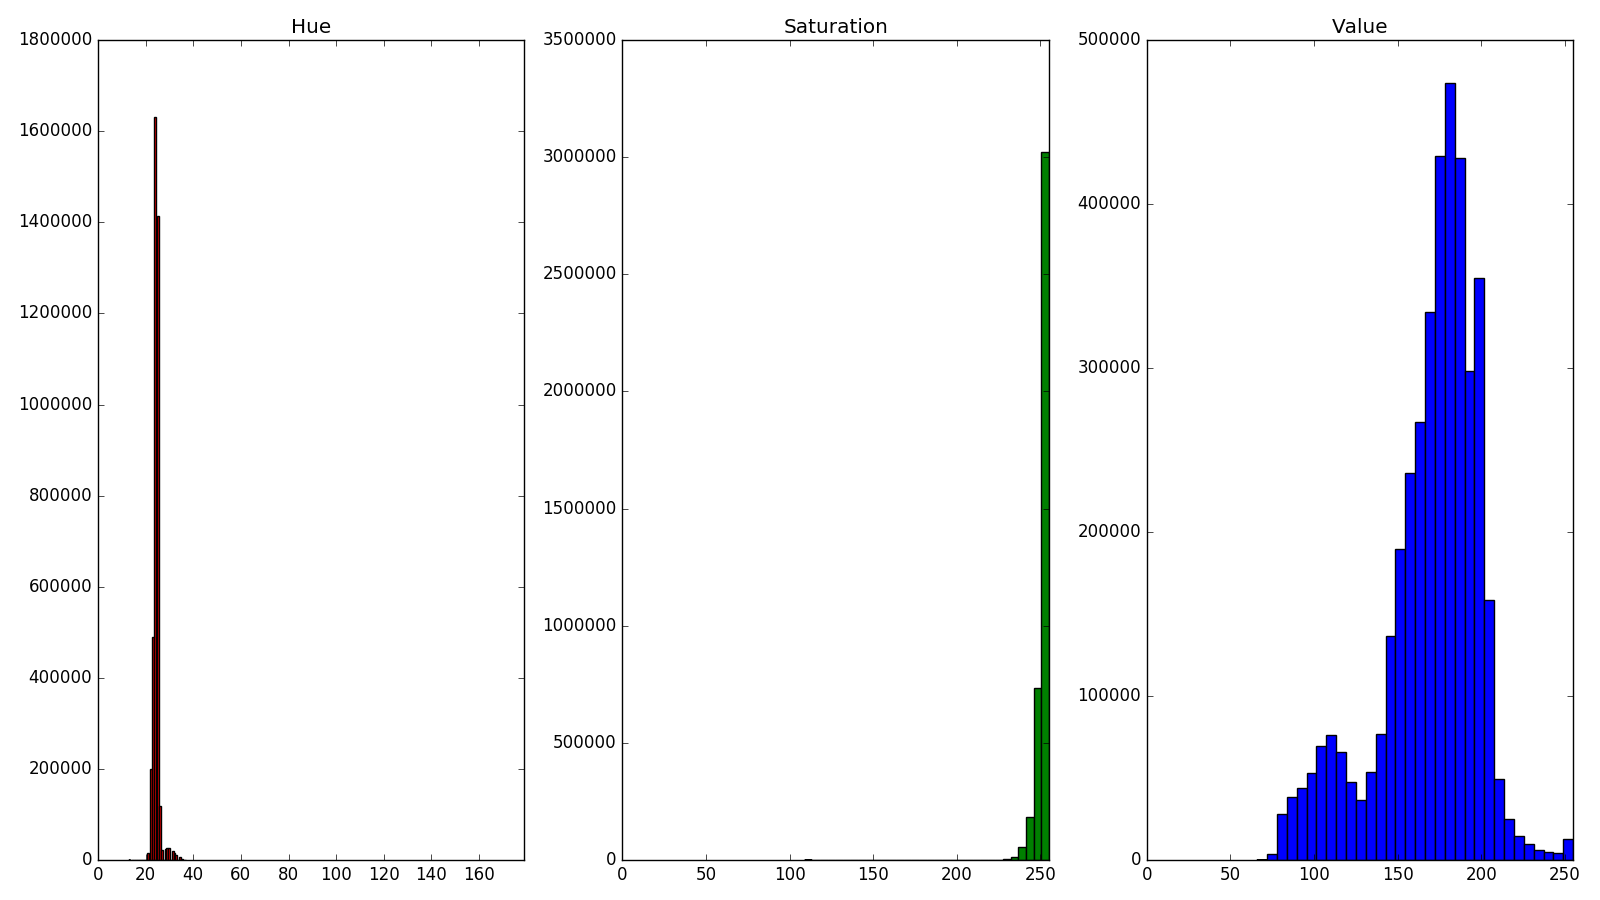

Source code (Python):
#!/usr/bin/env python
# -*- coding: utf-8 -*-
"""
Created on Thu Jun 16 11:49:33 2016
convenience function that plots all the
color channel histograms in HSV space
by tucker sylvia
"""

import cv2
import numpy as np
from matplotlib import pyplot as plt
import argparse
import os

def hsv_hist(img, bins=32):

    try:
        img = cv2.imread(img)
    except TypeError:
        img = img
        pass

    hsv = cv2.cvtColor(img, cv2.COLOR_BGR2HSV)

    h = np.ravel(hsv[:,:,0])
    s = np.ravel(hsv[:,:,1])
    v = np.ravel(hsv[:,:,2])

    plt.ion() # might be necessary for non-blocking behavior
    
    # trying to plot bars as colors for hue
    cm = plt.cm.get_cmap('hsv')
    hmax = np.max(h)
    hNorm = [float(i)/hmax for i in h]


    Y, X = np.histogram(hNorm, bins)
    xspan = X.max() - X.min()
    C = [cm(((x-X.min())/xspan)) for x in X]
    plt.figure()
    plt.bar(X[:-1],Y,color=C,width=X[1]-X[0])
    #plt.colorbar(orientation='horizontal')
    # no mappable colorbar doing it manually as above
    
    #plt.show() # put only one call to show at the end to pop up both figures at once

    # plotting individual component subplots
    plt.figure(figsize=(16,9))
    plt.subplot(131)
    plt.hist(h, bins=bins, color='r')
    plt.xlim(0,179)
    plt.title('Hue')
    plt.hold()
    plt.subplot(132)
    plt.hist(s, bins=bins, color='g')
    plt.xlim(0,255)
    plt.title('Saturation')
    plt.subplot(133)
    plt.hist(v, bins=bins, color='b')
    plt.xlim(0,255)
    plt.title('Value')
    plt.tight_layout()
    
    plt.show()
    
    raw_input('Press [enter] key to save and close plot and exit')
    figname = '../'+expname+'-'+expview+'-HSV-hist.png'
    plt.savefig(figname)
    
    return

    
#%%

if __name__ == '__main__':
    # construct the argument parser and parse the arguments
    ap = argparse.ArgumentParser()
    ap.add_argument("-i", "--image", help="Path to the image")
    args = vars(ap.parse_args())
    source = args["image"]
    
    

    cwd = os.path.abspath(source).split('/') # split path string on slash character

    # this is assuming a consistent directory structure like:
        # /media/teraid/raider/Research/Tank Experiments/Ethanol Diapirs/ED_7/top/masked/
    expname = cwd[-4] 
    expview = cwd[-3]

    print 'Generating HSV histograms for  {}-{}'.format(expname, expview)
    raw_input('Press [enter] to continue.')
    
    try:
        hsv_hist(source)
    except Exception as e:
        print 'something wonky happened in hsv_hist'
        print str(e)
        




        
